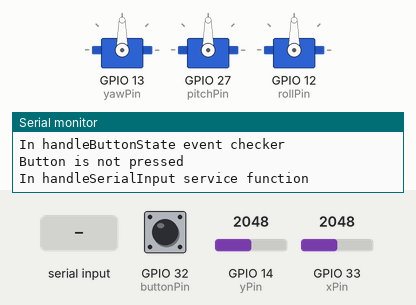
Simulated run of this sketch. Board: ESP32. On the bench: 3 × servo, the last lines printed to the serial monitor. Inputs (shaded band) come from the test bench; at power-on: GPIO 32 (buttonPin) HIGH, GPIO 14 (yPin) = 2048, GPIO 33 (xPin) = 2048.

Above: at 2.8 s.
2.9 s: GPIO 32 (buttonPin) pulled LOW for 1.3 s
At 3.7 s:
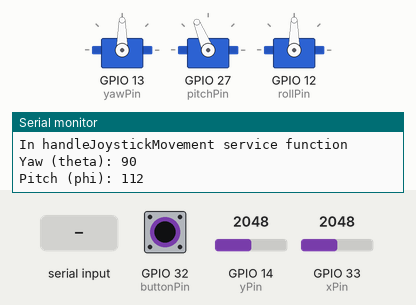
5.7 s: "90,45,200\n" received over Serial
9.9 s: "30,150,10\n" received over Serial
At 12.1 s:
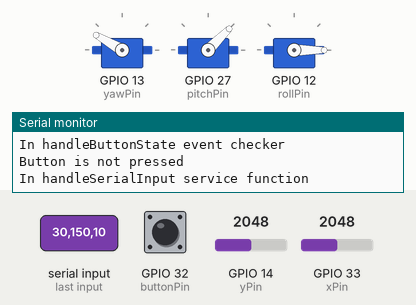
12.4 s: "90,45\n" received over Serial
At 14.4 s:
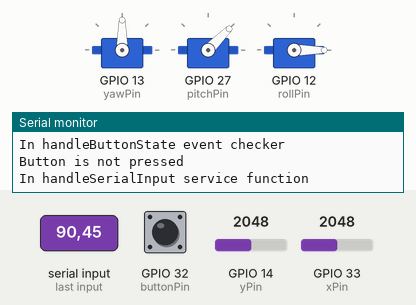
15.5 s: "30,150\n" received over Serial
At 17.9 s:
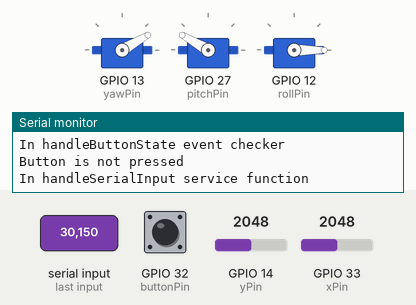
18.5 s: "1\n" received over Serial
At 22.2 s:
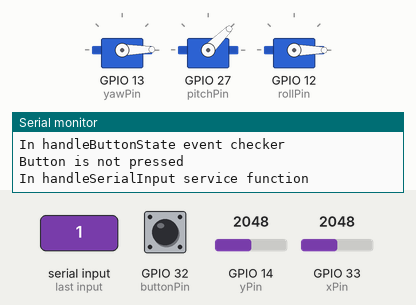
Timing chart, 0 to 23.5 s (numbered marks = the images above; inputs shaded):
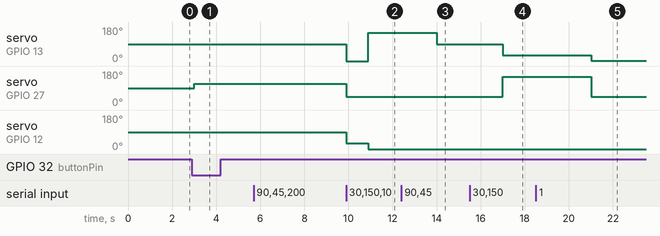

The sketch:

back_flipper_control.ino
```cpp
#include <ESP32Servo.h>

static const int yawPin = 13;
static const int pitchPin = 27;
static const int rollPin = 12;

Servo yawServo;
Servo pitchServo;
Servo rollServo;

const int xPin = 33;
const int yPin = 14;
const int buttonPin = 32;


const int deadZone = 100;  // joystick values within this range from middle will be ignored

// previous servo positions
int prevYaw = -1;
int prevPitch = -1;

// joystick reading
int xValue, yValue, xMovement, yMovement, yaw, pitch;

// timer interrupt (lab 2)
hw_timer_t *timer = NULL;
volatile bool interruptCounter = false;
int totalInterrupts = 0;
portMUX_TYPE timerMux = portMUX_INITIALIZER_UNLOCKED;

void IRAM_ATTR timerISR() { // event checker
  portENTER_CRITICAL_ISR(&timerMux);
  interruptCounter = true;
  portEXIT_CRITICAL_ISR(&timerMux);
}

void TimerInterruptInit() {

  timer = timerBegin(1000000);           // 1 MHz
  timerAttachInterrupt(timer, &timerISR);
  timerAlarm(timer, 1000000, true, 0);
}

void setup() {
  Serial.begin(115200);

  yawServo.setPeriodHertz(50);
  yawServo.attach(yawPin);

  pitchServo.setPeriodHertz(50);
  pitchServo.attach(pitchPin);

  rollServo.setPeriodHertz(50);
  rollServo.attach(rollPin);

  pinMode(buttonPin, INPUT_PULLUP);

  Serial.println("Enter yaw (theta), pitch (phi), and roll degrees (0-180) in format: yaw pitch roll");

  TimerInterruptInit();
}

void loop() {
  if (interruptCounter) { // if timer is interrupted every 50ms
    portENTER_CRITICAL(&timerMux);
    interruptCounter = false;  // Reset the flag to false
    portEXIT_CRITICAL(&timerMux);

    // Read joystick values
    xValue = analogRead(xPin);
    yValue = analogRead(yPin);

    // Check if the joystick is in the dead zone or not for both X and Y
    xMovement = abs(xValue - 3000) > deadZone ? 1 : 0;
    yMovement = abs(yValue - 3100) > deadZone ? 1 : 0;

    // button state (0 pressed, 1 released)
    int buttonState = digitalRead(buttonPin); // event checker
    handleButtonState(buttonState); // service function
  }
}

// Function to handle button state and joystick input or serial input
void handleButtonState(int buttonState) {
  Serial.println("In handleButtonState event checker");
  switch (buttonState) { // case switch block
    case LOW:  // button pressed
      Serial.println("Button is pressed");
      // Handle joystick movement for yaw and pitch
      handleJoystickMovement(xMovement, yMovement, xValue, yValue); // service function
      break;

    case HIGH:  // button not pressed
      Serial.println("Button is not pressed");
      handleSerialInput(); //service function
      break;
  }
}

// int checkJoystickMovement(int joystickValue) { // event checker
//   Serial.println("In checkJoystickMovement");
//   return abs(joystickValue - 3000) > deadZone ? 1 : 0;
// }

void handleJoystickMovement(int xMovement, int yMovement, int xValue, int yValue) { // service function
  Serial.println("In handleJoystickMovement service function");

  if (xMovement == 1) {
    yaw = map(xValue, 0, 4095, 0, 180);

    if (abs(yaw - prevYaw) > 2) { // look for more than 2 deg movement
      yawServo.write(yaw);
      prevYaw = yaw;  // set prevyaw to previous yaw so if there is no update use that instead of resetting to 0
      Serial.print("Yaw (theta): ");
      Serial.println(yaw);
    }
  }

  if (yMovement == 1) {
    pitch = map(yValue, 0, 4095, 45, 180); // physical boundary at less than 45 deg

    if (abs(pitch - prevPitch) > 2) {
      pitchServo.write(pitch);
      prevPitch = pitch;
      Serial.print("Pitch (phi): ");
      Serial.println(pitch);
    }
  }
}

void handleSerialInput() { // service function
  Serial.println("In handleSerialInput service function");
  if (Serial.available() > 0) {
    int yaw = Serial.parseInt();
    int pitch = Serial.parseInt();
    int roll = Serial.parseInt();

    if (yaw >= 0 && yaw <= 180 && roll >= 0 && roll <= 180) {

      if (pitch < 45) {
        pitch = 45;
      }
      if (pitch > 180) {
        pitch = 180;
      }

      yawServo.write(yaw);
      pitchServo.write(pitch);
      rollServo.write(roll);

      Serial.print("Yaw (theta): ");
      Serial.print(yaw);
      Serial.print(" | Pitch (phi): ");
      Serial.print(pitch);
      Serial.print(" | Roll: ");
      Serial.println(roll);
    } else {
      Serial.println("Please enter valid angles (0-180) for yaw, pitch, and roll.");
    }
  }
}
```

Measured:
- after the input at 2.9 s, servo on GPIO 27 (pitchPin): 90° → 112° after 0.11 s
- after the input at 9.9 s, servo on GPIO 13 (yawPin): 90° → 0° after 0.00 s instead of 0.11 s; servo on GPIO 12 (rollPin): 90° → 30° at once, → 0° 1.0 s later
- after the input at 12.4 s, servo on GPIO 13 (yawPin): 150° → 90° after 1.6 s
- after the input at 15.5 s, servo on GPIO 13 (yawPin): 90° → 30° after 1.5 s; servo on GPIO 27 (pitchPin): 45° → 150° after 1.5 s
- after the input at 18.5 s, servo on GPIO 13 (yawPin): 30° → 1° after 2.5 s; servo on GPIO 27 (pitchPin): 150° → 45° after 2.5 s
